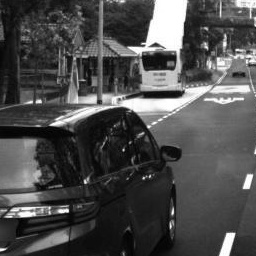
#> input picture test_patches/118.jpg, 256 x 256 px; its folder holds 4 pictures in this run
$ python noise.py
#> lines starting #> are read from the running program, lines starting #| are printed output that depends on the picture
import numpy as np
import cv2
import os
import glob
from PIL import Image

image_dir=glob.glob('test_patches/*.jpg')


dataset= np.array([np.array(Image.open(fname)) for fname in image_dir])
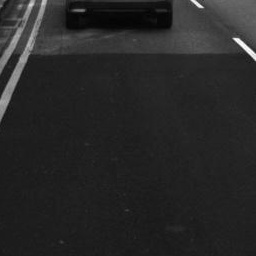
#> input picture test_patches/120.jpg, 256 x 256 px
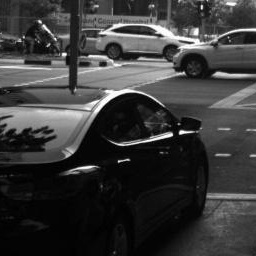
#> input picture test_patches/127.jpg, 256 x 256 px
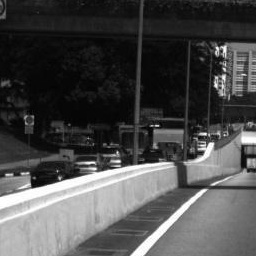
#> input picture test_patches/128.jpg, 256 x 256 px

#os.mkdir('test_noise_patches')
noise_patches_dir = 'test_noise_patches/'

noise_factor=0.4
mean = 0
var = 0.5
sigma = var**0.5

row,col,ch= dataset.shape
#> row = 4; col = 256; ch = 256

gauss = np.random.normal(mean,sigma,(row,col,ch))

gauss = gauss.reshape(row,col,ch)

noise_images = dataset + gauss

#> (the run stopped early here; a loop or call above may not have finished)
